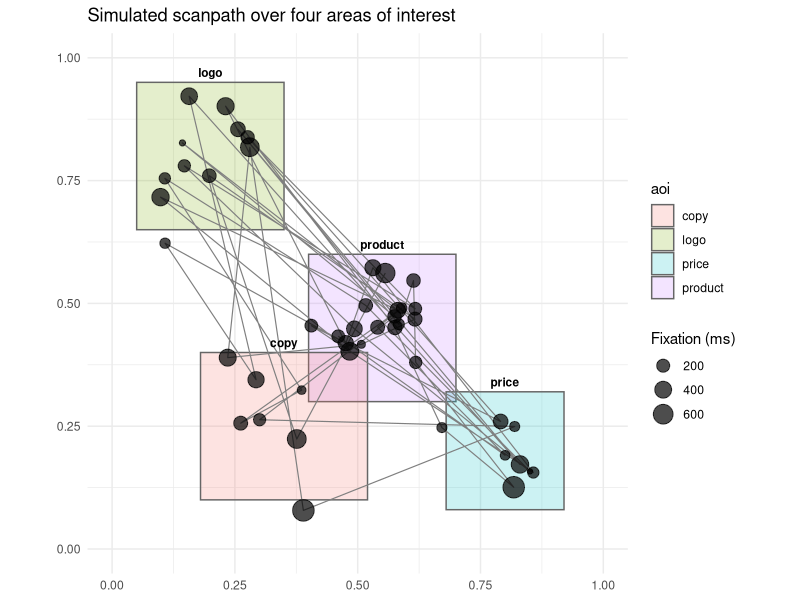
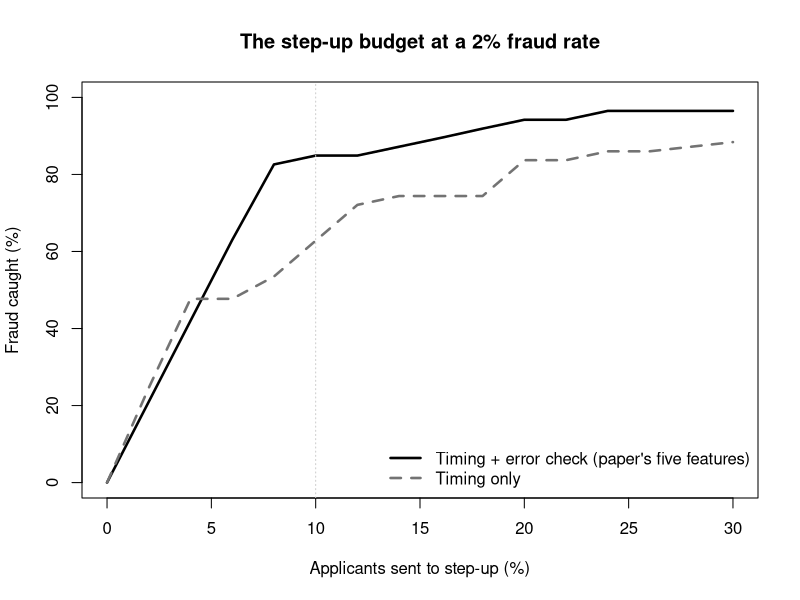
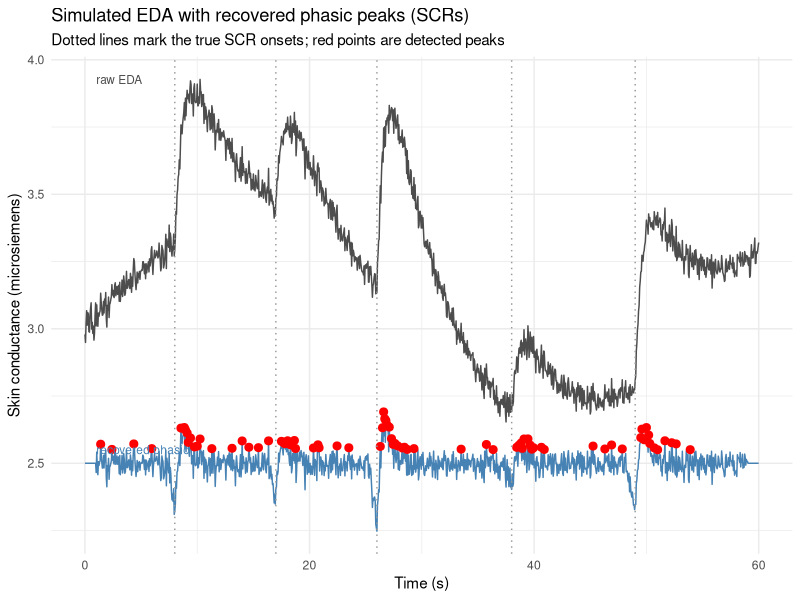
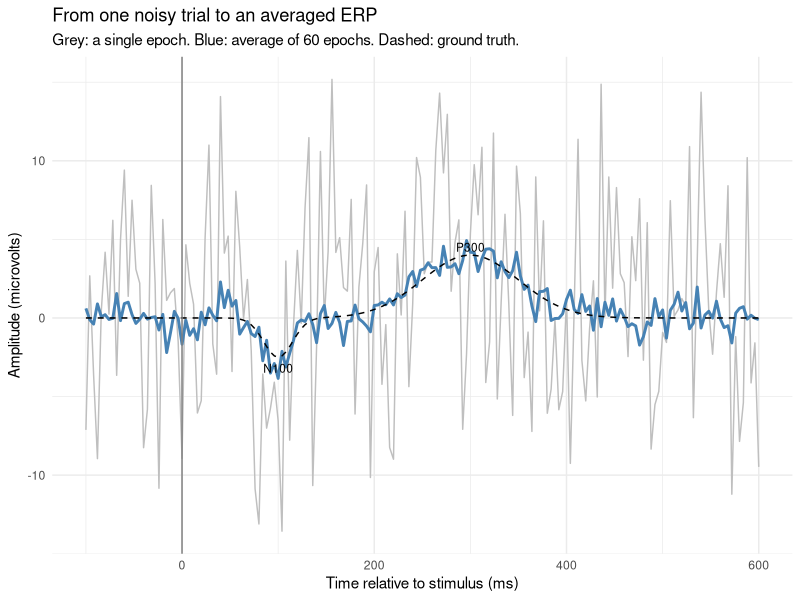

Write the R code that produced these figures, in order.
## ---- chunk 1
library(ggplot2)
set.seed(57)

## --- 1. Simulate a scanpath: fixations clustered around design elements ---
n_fix   <- 45
centers <- list(logo = c(0.20, 0.80), product = c(0.55, 0.45),
                price = c(0.80, 0.20), copy = c(0.35, 0.25))
probs   <- c(logo = 0.18, product = 0.42, price = 0.22, copy = 0.18)

draw_aoi  <- sample(names(probs), n_fix, replace = TRUE, prob = probs)
clamp01   <- function(z) pmin(pmax(z, 0), 1)
fix_x     <- clamp01(vapply(draw_aoi, function(a) rnorm(1, centers[[a]][1], 0.06), numeric(1)))
fix_y     <- clamp01(vapply(draw_aoi, function(a) rnorm(1, centers[[a]][2], 0.06), numeric(1)))
dur_ms    <- round(rgamma(n_fix, shape = 2, scale = 110))   # fixation durations (ms)

fix <- data.frame(order = seq_len(n_fix), x = fix_x, y = fix_y, dur_ms = dur_ms)

## --- 2. Define areas of interest (AOIs) as rectangles ---
aoi <- data.frame(
  aoi  = c("logo", "product", "price", "copy"),
  xmin = c(0.05, 0.40, 0.68, 0.18), xmax = c(0.35, 0.70, 0.92, 0.52),
  ymin = c(0.65, 0.30, 0.08, 0.10), ymax = c(0.95, 0.60, 0.32, 0.40)
)

## --- 3. Classify each fixation into the AOI that contains it ---
classify <- function(x, y) {
  hit <- which(x >= aoi$xmin & x <= aoi$xmax & y >= aoi$ymin & y <= aoi$ymax)
  if (length(hit)) aoi$aoi[hit[1]] else NA_character_
}
fix$aoi <- mapply(classify, fix$x, fix$y)

## --- 4. Per-AOI metrics: dwell time, fixation count, time to first fixation ---
metrics <- do.call(rbind, lapply(aoi$aoi, function(a) {
  idx <- which(fix$aoi == a)
  ttff <- if (length(idx)) sum(fix$dur_ms[seq_len(min(idx) - 1)]) else NA_real_
  data.frame(aoi = a, fix_count = length(idx),
             dwell_ms = sum(fix$dur_ms[idx]), ttff_ms = ttff)
}))
metrics
## ---- chunk 2
ggplot() +
  geom_rect(data = aoi,
            aes(xmin = xmin, xmax = xmax, ymin = ymin, ymax = ymax, fill = aoi),
            alpha = 0.20, colour = "grey40") +
  geom_path(data = fix, aes(x, y), colour = "grey50", linewidth = 0.4) +
  geom_point(data = fix, aes(x, y, size = dur_ms), alpha = 0.7) +
  geom_text(data = aoi, aes(x = (xmin + xmax)/2, y = ymax + 0.02, label = aoi),
            size = 3, fontface = "bold") +
  scale_size_continuous(name = "Fixation (ms)", range = c(1.5, 7)) +
  coord_fixed(xlim = c(0, 1), ylim = c(0, 1)) +
  labs(title = "Simulated scanpath over four areas of interest",
       x = NULL, y = NULL) +
  theme_minimal() + theme(legend.position = "right")
## ---- chunk 3
set.seed(57)

# Attention (which option is on screen, i.e., where the shopper has scrolled) modulates
# the drift of accumulated evidence. Parameters are illustrative, in the aDDM's range.
theta <- 0.35     # attentional discount: unattended option's value is down-weighted
d     <- 0.0006   # drift scaling (per ms);  sdw = accumulation noise;  B = boundary
sdw   <- 0.02; B <- 1; dt <- 10; Tmax <- 1000

sim_trial <- function(vL, vR) {
  loc <- character(0); cur <- sample(c("L", "R"), 1)      # alternating "scroll" dwells
  while (length(loc) < Tmax) {
    fd  <- max(1L, round(rgamma(1, shape = 2, scale = 25)))
    loc <- c(loc, rep(cur, fd)); cur <- if (cur == "L") "R" else "L"
  }
  loc <- loc[seq_len(Tmax)]
  mu  <- ifelse(loc == "L", d * dt * (vL - theta * vR), d * dt * (theta * vL - vR))
  rdv <- cumsum(mu + rnorm(Tmax, 0, sdw * sqrt(dt)))
  hit <- which(abs(rdv) >= B)[1]; if (is.na(hit)) hit <- Tmax
  c(choiceL = as.integer(rdv[hit] > 0),
    dwellL  = sum(loc[seq_len(hit)] == "L") * dt,
    dwellR  = sum(loc[seq_len(hit)] == "R") * dt)
}

n  <- 1500
vL <- runif(n, 0, 4); vR <- runif(n, 0, 4)
sim <- as.data.frame(t(vapply(seq_len(n), function(k) sim_trial(vL[k], vR[k]), numeric(3))))
sim$val_diff   <- vL - vR
sim$dwell_diff <- (sim$dwellL - sim$dwellR) / (sim$dwellL + sim$dwellR)  # scroll asymmetry

# 1. The scroll (gaze) cascade: the option dwelt on is chosen more, beyond its value.
cat(sprintf("P(choose left | dwelt more on LEFT)  = %.2f\n", mean(sim$choiceL[sim$dwell_diff > 0])))
cat(sprintf("P(choose left | dwelt more on RIGHT) = %.2f\n", mean(sim$choiceL[sim$dwell_diff < 0])))

# 2. Do scroll metrics improve a choice model over value alone?
m0 <- glm(choiceL ~ val_diff,              family = binomial, data = sim)  # value only
m1 <- glm(choiceL ~ val_diff + dwell_diff, family = binomial, data = sim)  # + scroll attention
mcf <- function(m) 1 - m$deviance / m$null.deviance
cat(sprintf("\nValue-only model    : pseudo-R2 %.3f\n", mcf(m0)))
cat(sprintf("+ scroll attention  : pseudo-R2 %.3f   (LR chi-sq %.0f, df 1)\n",
            mcf(m1), m0$deviance - m1$deviance))
## ---- chunk 4
#| label: tbl-bio-keystroke-ttests
#| tbl-cap: "Monaro et al.'s (2018) Table 2 re-run from the posted data (40 lab participants, Welch t-tests, truth-tellers minus liars; Cohen's d with pooled SD). Every value matches the published table."
ks_ttests <- data.frame(
  Feature = c("Conceptual errors", "Response latency", "Response latency, readability-adjusted",
              "Prompt to Enter"),
  Published = c("t(21) = -10.57, d = 3.34", "t(31) = -6.34, d = 2.00",
                "t(30) = -6.48, d = 2.05", "t(26) = -5.46, d = 1.73"),
  Reproduced = c("t(21) = -10.57, d = 3.34", "t(31) = -6.34, d = 2.00",
                 "t(30) = -6.48, d = 2.05", "t(26) = -5.46, d = 1.73"))
knitr::kable(ks_ttests)
## ---- chunk 5
#| label: tbl-bio-keystroke-classifiers
#| tbl-cap: "Classifier accuracy, published / reproduced. Trained on 40 lab participants with WEKA defaults; tested by 10-fold cross-validation, on 20 new lab participants, and on 151 participants recruited online (86 liars). ROC area is WEKA's class-weighted figure on the online sample."
ks_clf <- data.frame(
  Classifier = c("Logistic", "SMO (linear SVM)", "LMT", "RandomForest"),
  `10-fold CV, %`  = c("90 / 92.5", "95 / 95", "97.5 / 97.5", "92.5 / 90"),
  `20 lab, %`      = c("100 / 100", "90 / 90", "90 / 90", "95 / 95"),
  `151 online, %`  = c("86.1 / 86.1", "88.7 / 88.7", "90.1 / 90.1", "90.7 / 90.7"),
  `ROC, online`    = c("0.930 / 0.930", "0.897 / 0.897", "0.959 / 0.959", "0.980 / 0.973"),
  check.names = FALSE)
knitr::kable(ks_clf, align = "lcccc")
## ---- chunk 6
#| label: tbl-bio-keystroke-signal
#| tbl-cap: "What carries the signal on the 151 online participants. Supervised rows: WEKA Logistic trained on the 40 lab participants. One-class rows: z-scores of log timings against the 20 lab truth-tellers only, so no liar is ever seen in training. AUC treats ties as one half."
ks_signal <- data.frame(
  Model = c("All five features (the paper's model)", "Conceptual errors only",
            "Timing only (four features, no error count)", "Response latency only",
            "One-class: response latency", "One-class: all four timing features"),
  Training = c(rep("Supervised, 40 lab", 4), rep("Truth-tellers only", 2)),
  Accuracy = c(0.861, 0.901, 0.828, 0.815, NA, NA),
  AUC      = c(0.925, 0.940, 0.877, 0.874, 0.874, 0.674))
knitr::kable(ks_signal, digits = 3)
## ---- chunk 7
#| label: tbl-bio-keystroke-qtype
#| tbl-cap: "Where the signal lives: subject-level AUC for separating liars from truth-tellers, by question type (60 lab participants; each person's mean over questions of that type). Control questions were answered truthfully by everyone and act as a placebo."
ks_qtype <- data.frame(
  `Question type` = c("Control (placebo)", "Expected (on the card)", "Unexpected (must be derived)"),
  Errors = c(0.500, 0.567, 0.995), `Response latency` = c(0.449, 0.810, 0.959),
  `Typing time per character` = c(0.504, 0.752, 0.794), `Pause before Enter` = c(0.520, 0.630, 0.701),
  Deletions = c(0.587, 0.621, 0.632), check.names = FALSE)
knitr::kable(ks_qtype, digits = 3)
## ---- chunk 8
#| label: fig-bio-keystroke-budget
#| fig-cap: "Fraud caught against the share of all applicants sent to step-up verification, at a 2% fraud rate. Scores from the replication's Logistic models (trained on 40 lab participants, applied to 151 online). Ties in the score are broken at random, which is why the five-feature curve rises linearly until its tie block is exhausted."
#| fig-width: 7
#| fig-height: 4.5
ks_budget <- data.frame(
  flag   = seq(0, 0.30, by = 0.02),
  all5   = c(0, 0.210, 0.420, 0.630, 0.826, 0.849, 0.849, 0.872, 0.895, 0.919, 0.942,
             0.942, 0.965, 0.965, 0.965, 0.965),
  timing = c(0, 0.246, 0.477, 0.477, 0.535, 0.628, 0.721, 0.744, 0.744, 0.744, 0.837,
             0.837, 0.860, 0.860, 0.872, 0.884))
plot(100 * ks_budget$flag, 100 * ks_budget$all5, type = "l", lwd = 2.5, ylim = c(0, 100),
     xlab = "Applicants sent to step-up (%)", ylab = "Fraud caught (%)",
     main = "The step-up budget at a 2% fraud rate")
lines(100 * ks_budget$flag, 100 * ks_budget$timing, lwd = 2.5, lty = 2, col = "grey45")
abline(v = 10, col = "grey80", lty = 3)
legend("bottomright", bty = "n", lwd = 2.5, lty = c(1, 2), col = c("black", "grey45"),
       legend = c("Timing + error check (paper's five features)", "Timing only"))
## ---- chunk 9
set.seed(57)

## --- 1. Simulate an EDA / GSR time series ---
fs <- 20; T_sec <- 60
t  <- seq(0, T_sec, by = 1/fs)

tonic   <- 3 + 0.4 * sin(2 * pi * t / 55)            # slow drift (microsiemens)
scr_at  <- c(8, 17, 26, 38, 49)                      # true SCR onset times (s)
scr_amp <- c(0.9, 0.6, 1.3, 0.5, 1.0)                # true SCR amplitudes
phasic  <- numeric(length(t))
for (i in seq_along(scr_at)) {
  d <- t - scr_at[i]; d[d < 0] <- NA                 # response only after onset
  bump <- scr_amp[i] * (exp(-d / 4) - exp(-d / 0.7)) # rise (0.7s) + recovery (4s)
  bump[is.na(bump)] <- 0
  phasic <- phasic + bump
}
eda <- tonic + phasic + rnorm(length(t), 0, 0.03)

## --- 2. Recover phasic component: subtract a smoothed tonic estimate ---
win        <- 41                                     # ~2 s moving-average window
tonic_hat  <- stats::filter(eda, rep(1/win, win), sides = 2)
tonic_hat  <- as.numeric(tonic_hat)
phasic_hat <- eda - tonic_hat
phasic_hat[is.na(phasic_hat)] <- 0

## --- 3. Simple phasic peak (SCR) detection: local maxima above a threshold ---
thr  <- 0.05
peak <- rep(FALSE, length(phasic_hat))
for (i in 2:(length(phasic_hat) - 1)) {
  if (phasic_hat[i] > phasic_hat[i - 1] &&
      phasic_hat[i] >= phasic_hat[i + 1] &&
      phasic_hat[i] > thr) peak[i] <- TRUE
}
detected <- data.frame(t = t[peak], amp = phasic_hat[peak])
detected
## ---- chunk 10
eda_df <- data.frame(t = t, eda = eda, phasic_hat = phasic_hat)
ggplot(eda_df, aes(t)) +
  geom_line(aes(y = eda), colour = "grey30") +
  geom_line(aes(y = phasic_hat + 2.5), colour = "steelblue") +
  geom_point(data = detected, aes(x = t, y = amp + 2.5),
             colour = "red", size = 2.4) +
  geom_vline(xintercept = scr_at, linetype = "dotted", colour = "grey60") +
  annotate("text", x = 1, y = 2.55, label = "recovered phasic",
           hjust = 0, size = 3, colour = "steelblue") +
  annotate("text", x = 1, y = max(eda), label = "raw EDA",
           hjust = 0, size = 3, colour = "grey30") +
  labs(title = "Simulated EDA with recovered phasic peaks (SCRs)",
       subtitle = "Dotted lines mark the true SCR onsets; red points are detected peaks",
       x = "Time (s)", y = "Skin conductance (microsiemens)") +
  theme_minimal()
## ---- chunk 11
set.seed(57)

## --- 1. Define the ground-truth evoked response (an N100 and a P300) ---
fs2     <- 250                                   # samples per second
ep_t    <- seq(-0.1, 0.6, by = 1/fs2)            # epoch window: -100 to 600 ms
erp_true <- function(tt)                          # microvolts
  -2.5 * exp(-((tt - 0.10)^2) / (2 * 0.015^2)) +  # N100
   4.0 * exp(-((tt - 0.30)^2) / (2 * 0.050^2))    # P300
mu <- erp_true(ep_t)

## --- 2. Simulate noisy single-trial epochs: signal + alpha + white noise ---
n_tr   <- 60
epochs <- matrix(rnorm(n_tr * length(ep_t), 0, 6), nrow = n_tr)   # white noise
epochs <- sweep(epochs, 2, mu, "+")                                # add evoked response
for (i in seq_len(n_tr))                                           # add 10 Hz alpha
  epochs[i, ] <- epochs[i, ] + 3 * sin(2 * pi * 10 * ep_t + runif(1, 0, 2 * pi))

## --- 3. Average across trials to recover the ERP ---
erp_hat <- colMeans(epochs)

c(P300_peak_uV = round(max(erp_hat), 2),
  P300_lat_s   = round(ep_t[which.max(erp_hat)], 3),
  N100_peak_uV = round(min(erp_hat), 2),
  N100_lat_s   = round(ep_t[which.min(erp_hat)], 3))
## ---- chunk 12
erp_df <- data.frame(t_ms = ep_t * 1000,
                     single = epochs[1, ],
                     average = erp_hat,
                     truth = mu)
ggplot(erp_df, aes(t_ms)) +
  geom_line(aes(y = single), colour = "grey75") +
  geom_line(aes(y = average), colour = "steelblue", linewidth = 1) +
  geom_line(aes(y = truth), colour = "black", linetype = "dashed") +
  geom_vline(xintercept = 0, colour = "grey50") +
  annotate("text", x = 100, y = -3.2, label = "N100", size = 3) +
  annotate("text", x = 300, y =  4.5, label = "P300", size = 3) +
  labs(title = "From one noisy trial to an averaged ERP",
       subtitle = "Grey: a single epoch. Blue: average of 60 epochs. Dashed: ground truth.",
       x = "Time relative to stimulus (ms)", y = "Amplitude (microvolts)") +
  theme_minimal()
